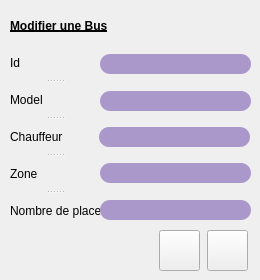
     <widget class="QWidget" name="page_14">
      <widget class="QPushButton" name="pushButton_resetTm">
       <property name="geometry">
        <rect>
         <x>207</x>
         <y>230</y>
         <width>41</width>
         <height>41</height>
        </rect>
       </property>
       <property name="styleSheet">
        <string notr="true">border-image: url(:/new/prefix1/icon/annuler.png);</string>
       </property>
       <property name="text">
        <string/>
       </property>
      </widget>
      <widget class="QLineEdit" name="lineEdit_Mo_id_T">
       <property name="geometry">
        <rect>
         <x>100</x>
         <y>54</y>
         <width>151</width>
         <height>20</height>
        </rect>
       </property>
       <property name="styleSheet">
        <string notr="true">border-color: rgb(255, 255, 255);

border-radius: 10px;
background-color: rgb(171, 152, 203);</string>
       </property>
      </widget>
      <widget class="QLabel" name="label_32">
       <property name="geometry">
        <rect>
         <x>10</x>
         <y>10</y>
         <width>241</width>
         <height>31</height>
        </rect>
       </property>
       <property name="styleSheet">
        <string notr="true">font: 75 15pt &quot;Quicksand&quot;;
text-decoration: underline;
font-weight:bold;</string>
       </property>
       <property name="text">
        <string>Modifier une Bus</string>
       </property>
      </widget>
      <widget class="QPushButton" name="pushButton_ModifTrans">
       <property name="geometry">
        <rect>
         <x>159</x>
         <y>230</y>
         <width>41</width>
         <height>41</height>
        </rect>
       </property>
       <property name="styleSheet">
        <string notr="true">border-image: url(:/new/prefix1/icon/ok.png);</string>
       </property>
       <property name="text">
        <string/>
       </property>
      </widget>
      <widget class="QLineEdit" name="lineEdit_Mo_nbrp_T">
       <property name="geometry">
        <rect>
         <x>100</x>
         <y>200</y>
         <width>151</width>
         <height>20</height>
        </rect>
       </property>
       <property name="styleSheet">
        <string notr="true">border-color: rgb(255, 255, 255);

border-radius: 10px;
background-color: rgb(171, 152, 203);</string>
       </property>
      </widget>
      <widget class="QLineEdit" name="lineEdit_Mo_ch_T">
       <property name="geometry">
        <rect>
         <x>99</x>
         <y>127</y>
         <width>151</width>
         <height>20</height>
        </rect>
       </property>
       <property name="styleSheet">
        <string notr="true">border-color: rgb(255, 255, 255);

border-radius: 10px;
background-color: rgb(171, 152, 203);</string>
       </property>
      </widget>
      <widget class="QLineEdit" name="lineEdit_Mo_mod_T">
       <property name="geometry">
        <rect>
         <x>100</x>
         <y>91</y>
         <width>151</width>
         <height>20</height>
        </rect>
       </property>
       <property name="styleSheet">
        <string notr="true">border-color: rgb(255, 255, 255);

border-radius: 10px;
background-color: rgb(171, 152, 203);</string>
       </property>
      </widget>
      <widget class="QLineEdit" name="lineEdit_Mo_zone_T">
       <property name="geometry">
        <rect>
         <x>100</x>
         <y>163</y>
         <width>151</width>
         <height>20</height>
        </rect>
       </property>
       <property name="styleSheet">
        <string notr="true">border-color: rgb(255, 255, 255);

border-radius: 10px;
background-color: rgb(171, 152, 203);</string>
       </property>
      </widget>
      <widget class="QSplitter" name="splitter_8">
       <property name="geometry">
        <rect>
         <x>10</x>
         <y>46</y>
         <width>90</width>
         <height>181</height>
        </rect>
       </property>
       <property name="orientation">
        <enum>Qt::Vertical</enum>
       </property>
       <widget class="QLabel" name="label_54">
        <property name="text">
         <string>Id</string>
        </property>
       </widget>
       <widget class="QLabel" name="label_55">
        <property name="text">
         <string>Model</string>
        </property>
       </widget>
       <widget class="QLabel" name="label_56">
        <property name="text">
         <string>Chauffeur </string>
        </property>
       </widget>
       <widget class="QLabel" name="label_57">
        <property name="text">
         <string>Zone</string>
        </property>
       </widget>
       <widget class="QLabel" name="label_58">
        <property name="text">
         <string>Nombre de place</string>
        </property>
       </widget>
      </widget>
     </widget>
